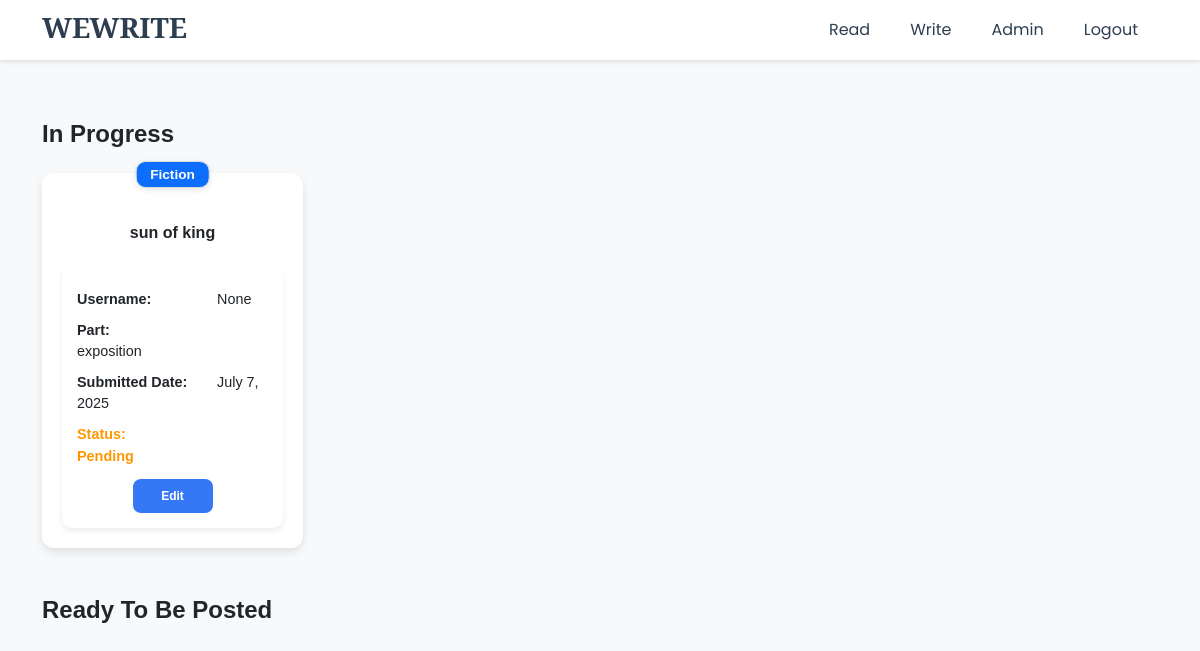
The app's page /inprogress/ (signed in) with its own data.
### story/models.py (models this page shows, shortened)
class Stage(models.Model):
    PART_CHOICES = [
        (1, 'exposition'),
        (2, 'rising action'),
        (3, 'climax'),
        (4, 'falling action'),
        (5, 'resolution'),
    ]
    STATUS_CHOICES = [
        (1, 'pending'),
        (2, 'rejected'),
        (3, 'accepted'),
    ]
    story = models.ForeignKey(Story, on_delete=models.CASCADE, null=False, blank=False)
    user = models.ForeignKey(CustomUser, on_delete=models.CASCADE, null=False, blank=False)
    submitted_date = models.DateField(default='2000-01-01', null=True, blank=True)
    part = models.IntegerField(choices=PART_CHOICES)
    status = models.IntegerField(choices=STATUS_CHOICES)
    text = models.TextField(max_length=100000, null=True, blank=True)

class Story(models.Model):
    GENRE_CHOICES = [
        (1, 'Fiction'),
        (2, 'Science Fiction'),
        (3, 'Historical Fiction'),
        (4, 'Mystery'),
        (5, 'Fantasy'),
        (6, 'Romance'),
    ]
    STATUS_CHOICES = [
        (1, 'pending'),
        (2, 'published'),
    ]
    user = models.ForeignKey(CustomUser, on_delete=models.CASCADE)
    started_date = models.DateField(default='2000-01-01', null=True, blank=True)
    title = models.TextField(max_length=250, null=True, blank=True)
    genre = models.ForeignKey(Genre, on_delete=models.CASCADE)
    main_character = models.TextField(max_length=250, null=True, blank=True)
    time_setting = models.TextField(max_length=250, null=True, blank=True)
    suggested_keyword = models.TextField(max_length=250, null=True, blank=True)
    exposition_summary = models.TextField(max_length=10000, null=True, blank=True)
    status = models.IntegerField(choices=STATUS_CHOICES, default=1)

class Genre(models.Model):
    name = models.TextField(max_length=250, null=False)
    is_active = models.BooleanField(default=True)

### member/models.py (models this page shows, shortened)
class CustomUser(AbstractBaseUser, PermissionsMixin):
    username = models.CharField(max_length=50, unique=True)
    name = models.CharField(max_length=50, unique=False, null=True, blank=True)
    is_active = models.BooleanField(default=True)
    is_staff = models.BooleanField(default=False)
    REQUIRED_FIELDS = []
    USERNAME_FIELD = 'username'
    objects = CustomUserManager()
    class Meta:
        verbose_name = 'Custom User'
        verbose_name_plural = 'Custom Users'

### suhyun_nlp/views.py (the view, shortened to what this page needs)
# urls.py: path('inprogress/', views.to_inprogress, name='to-inprogress'),
@login_required
def to_inprogress(request):
    curr_user = request.user
    isAdmin = curr_user.is_staff
    username = curr_user.username
    pending_stages = list(Stage.objects.filter(status='1').order_by('pk'))
    pending_stage_part_list = [stage.PART_CHOICES[stage.part-1][1] for stage in pending_stages]
    stage_tuple_list = []
    for i in range(len(pending_stages)):
         stage_tuple_list.append((pending_stages[i], pending_stage_part_list[i]))
    pending_stage_pk_list = [s.pk for s in pending_stages]
    pending_stage_text_list = [s.text for s in pending_stages]
    pending_storys = Story.objects.filter(status=1).order_by('started_date')
    pending_story_list = list(pending_storys)
    ready_to_publish_story_list = []
    accepted_stages = list(Stage.objects.filter(status=3).order_by('pk'))
    for pending_story in pending_story_list:
        curr_story_stages = []
        for stage in accepted_stages:
            if stage.story == pending_story:
                curr_story_stages.append(stage)
        if len(curr_story_stages) == 5:
            ready_to_publish_story_list.append(pending_story)
    context = {
        'username': username,
        'isLogin': True,
        'isAdmin': isAdmin,
        'stage_tuple_list': stage_tuple_list,
        'ready_to_publish_story_list': ready_to_publish_story_list,
        'pending_stage_pk_list': pending_stage_pk_list,
        'pending_stage_text_list': pending_stage_text_list,
    }
    return render(request, 'inprogress.html', context)

### suhyun_nlp/templates/inprogress.html (shortened to what this page needs)
{% extends 'header.html' %}
{% block read %}
    <link href="https://cdn.jsdelivr.net/npm/bootstrap@5.3.0/dist/css/bootstrap.min.css" rel="stylesheet">
    <div class="container status-section">
        <h4 class="mb-4">In Progress</h4>
        <div class="row row-cols-1 row-cols-md-4 g-4">
            {% for stage, part in stage_tuple_list %}
            <div class="col">
                <div class="submission-card">
                    <span class="badge genre-badge text-white bg-primary">{{ stage.story.genre.name }}</span>
                    <h5>{{ stage.story.title }}</h5>
                    <div class="submission-details">
                        <p><strong>Username:</strong>{{ stage.user.name }}</p>
                        <p><strong>Part:</strong>{{ part }}</p>
                        <p><strong>Submitted Date:</strong>{{ stage.submitted_date }}</p>
                        <p class="status-label status-pending"><strong>Status:</strong> Pending</p>
                         <button class="btn btn-primary edit-btn" data-bs-toggle="modal" data-bs-target="#editModal"
                            onclick="openEditModal('{{stage.story.title}}', '{{stage.story.genre.name}}', '{{stage.pk}}')">Edit</button>
                    </div>
                </div>
            </div>
            {% endfor %}
        </div>
        <h4 class="mt-5 mb-4">Ready To Be Posted</h4>
    </div>
{% endblock %}

### suhyun_nlp/templates/inprogress.html (style rules this page uses)
body { font-family: Arial, sans-serif; background-color: #f8f9fa; }
.status-section { margin-top: 120px; }
.status-section h4 { font-weight: bold; }
.submission-card { background: white; padding: 20px; border-radius: 12px; box-shadow: 0 4px 8px rgba(0, 0, 0, 0.1); border: none; position: relative; min-height: 240px; display: flex; flex-direction: column; justify-content: space-between; align-items: center; }
.genre-badge { position: absolute; top: -12px; left: 50%; transform: translateX(-50%); background: white; font-weight: bold; font-size: 0.85rem; padding: 6px 14px; border-radius: 10px; border: 1px solid #ddd; box-shadow: 0 2px 6px rgba(0, 0, 0, 0.1); }
.submission-card h5 { font-size: 1rem; font-weight: bold; margin-top: 30px; margin-bottom: 15px; text-align: center; }
.submission-details { width: 100%; background: #ffffff; padding: 15px; border-radius: 10px; box-shadow: 0 3px 6px rgba(0, 0, 0, 0.08); text-align: left; margin-top: 10px; }
.submission-details p { margin: 5px 0; font-size: 0.9rem; padding: 2px 0; }
.submission-details p strong { display: inline-block; width: 140px; }
.status-label { font-weight: bold; }
.status-pending { color: #ff9800; }
.edit-btn { width: 80px; display: block; margin: 0 auto; margin-top: 10px; border-radius: 8px; font-weight: bold; background-color: #3478f6; border: none; padding: 8px; font-size:12px; text-align: center; transition: 0.3s; }

### records on screen
Stage: story.genre.name "Fiction", story "sun of king", user.name "None", part "exposition", submitted_date "July 7, 2025"
